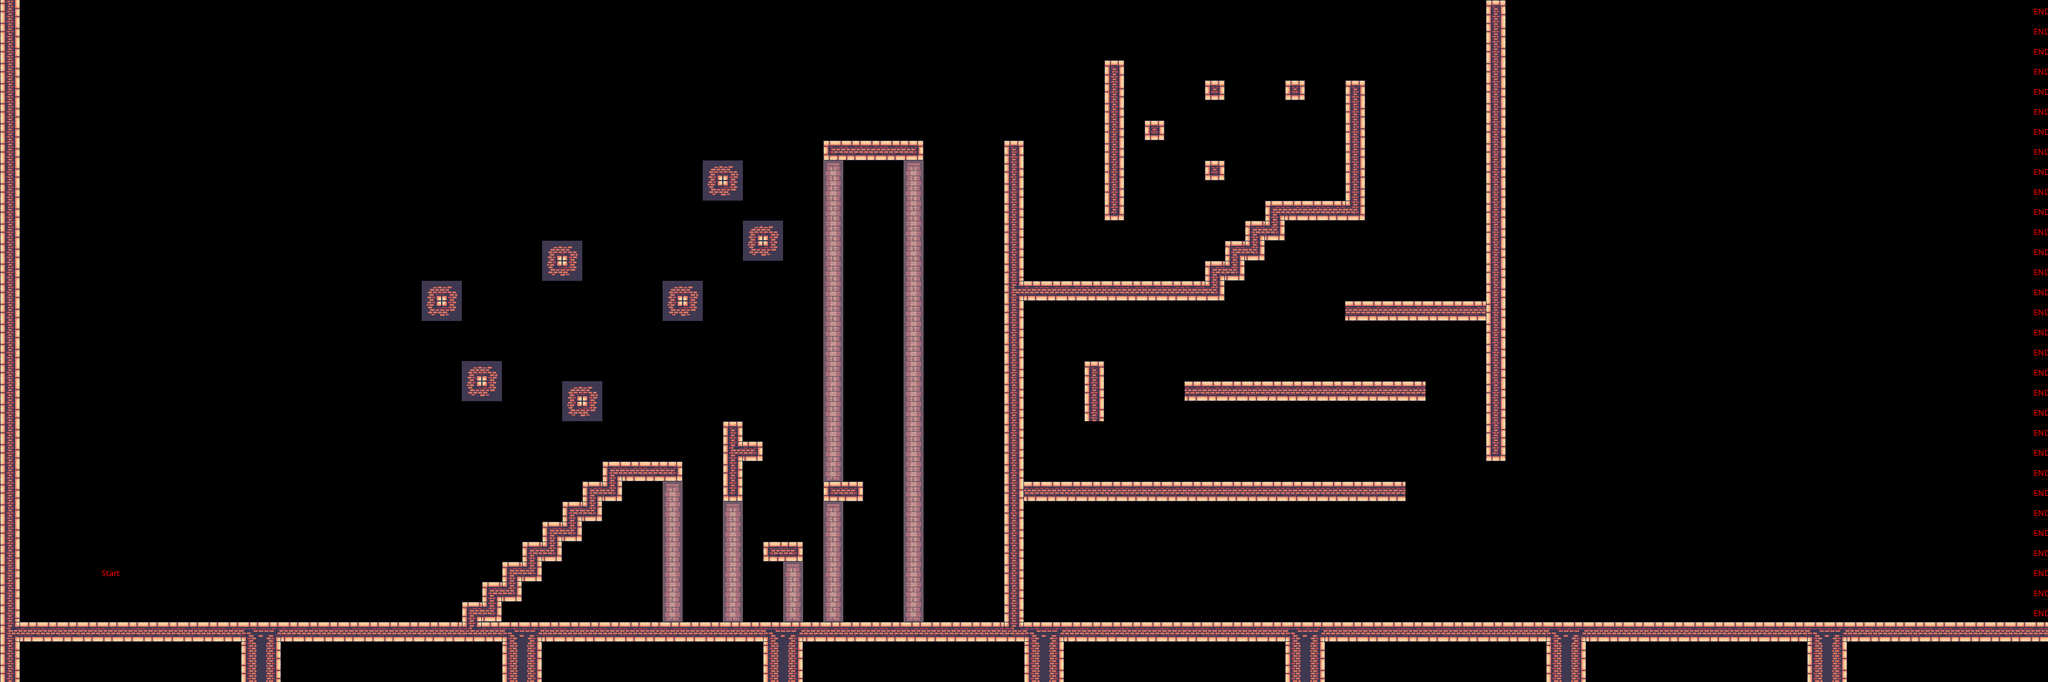

This is a level from a 2D game, rendered from its Tiled map with the project's own tilesets. A one-line summary and the map file follow, with tile-layer data summarised:
An orthogonal 102x34 tile map with 32x32 px tiles, 3 tile layers (End, Spawn, Ground).

<map version="1.9" tiledversion="1.9.2" orientation="orthogonal" renderorder="right-down" width="102" height="34" tilewidth="32" tileheight="32" infinite="0" nextlayerid="8" nextobjectid="1">
 <editorsettings>
  <export target="JumpNRun-1..tmx" format="tmx" />
 </editorsettings>
 <tileset firstgid="1" source="TileSetTest2.tsx" />
 <layer id="6" name="End" width="102" height="34" locked="1">
  <data>[3468 cells, 31 non-empty, 1 distinct tile ids]</data>
 </layer>
 <layer id="7" name="Spawn" width="102" height="34">
  <data>[3468 cells, 1 non-empty, 1 distinct tile ids]</data>
 </layer>
 <layer id="1" name="Ground" width="102" height="34">
  <data>[3468 cells, 411 non-empty, 22 distinct tile ids]</data>
 </layer>
</map>
